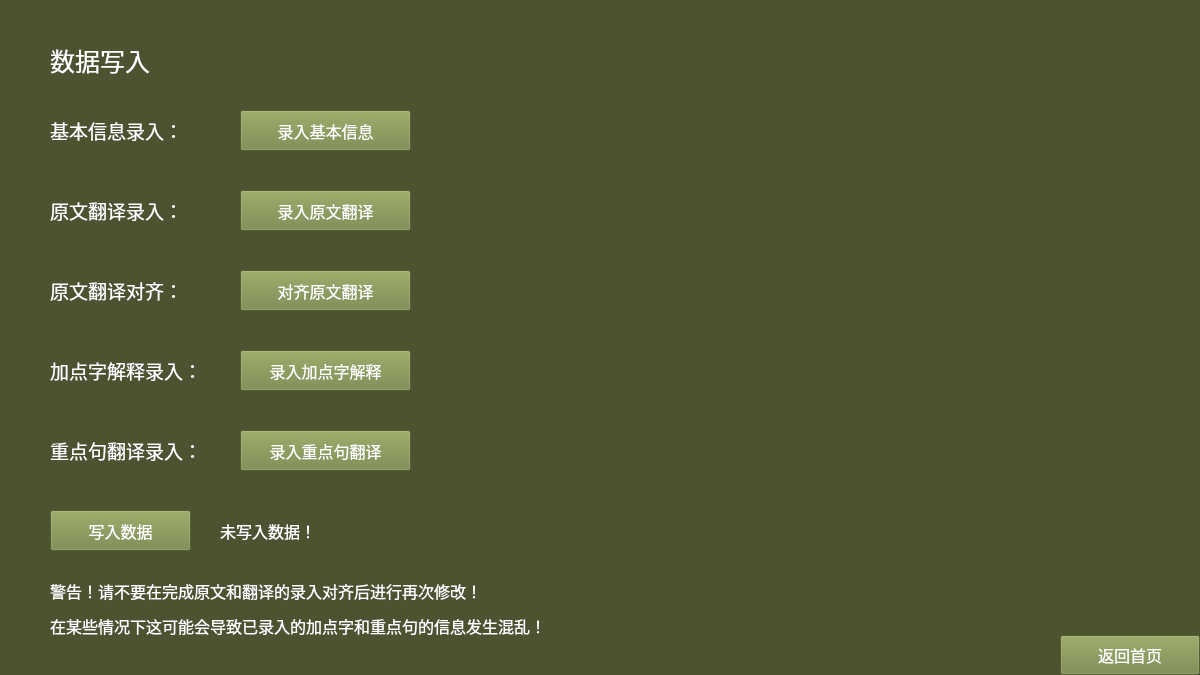
<?xml version="1.0" encoding="UTF-8"?>
<ui version="4.0">
 <class>DataInput</class>
 <widget class="QFrame" name="DataInput">
  <property name="geometry">
   <rect>
    <x>0</x>
    <y>0</y>
    <width>1200</width>
    <height>675</height>
   </rect>
  </property>
  <property name="windowTitle">
   <string>Frame</string>
  </property>
  <property name="styleSheet">
   <string notr="true">background-color: rgb(77, 83, 49);</string>
  </property>
  <widget class="QLabel" name="labelInfo">
   <property name="geometry">
    <rect>
     <x>50</x>
     <y>110</y>
     <width>151</width>
     <height>41</height>
    </rect>
   </property>
   <property name="font">
    <font>
     <family>等线</family>
     <pointsize>14</pointsize>
    </font>
   </property>
   <property name="styleSheet">
    <string notr="true">color: rgb(255, 255, 255);</string>
   </property>
   <property name="text">
    <string>基本信息录入：</string>
   </property>
  </widget>
  <widget class="QLabel" name="labelTitle">
   <property name="geometry">
    <rect>
     <x>50</x>
     <y>30</y>
     <width>471</width>
     <height>61</height>
    </rect>
   </property>
   <property name="font">
    <font>
     <family>等线</family>
     <pointsize>19</pointsize>
    </font>
   </property>
   <property name="styleSheet">
    <string notr="true">color: rgb(255, 255, 255);</string>
   </property>
   <property name="text">
    <string>数据写入</string>
   </property>
  </widget>
  <widget class="QPushButton" name="pushButtonExit">
   <property name="geometry">
    <rect>
     <x>1060</x>
     <y>635</y>
     <width>140</width>
     <height>40</height>
    </rect>
   </property>
   <property name="font">
    <font>
     <family>等线</family>
     <pointsize>12</pointsize>
    </font>
   </property>
   <property name="styleSheet">
    <string notr="true">background-color: rgb(117, 133, 67);
color: rgb(255, 255, 255);</string>
   </property>
   <property name="text">
    <string>返回首页</string>
   </property>
  </widget>
  <widget class="QPushButton" name="pushButtonInfo">
   <property name="geometry">
    <rect>
     <x>240</x>
     <y>110</y>
     <width>171</width>
     <height>41</height>
    </rect>
   </property>
   <property name="font">
    <font>
     <family>等线</family>
     <pointsize>12</pointsize>
    </font>
   </property>
   <property name="styleSheet">
    <string notr="true">background-color: rgb(117, 133, 67);
color: rgb(255, 255, 255);</string>
   </property>
   <property name="text">
    <string>录入基本信息</string>
   </property>
  </widget>
  <widget class="QLabel" name="labelSource">
   <property name="geometry">
    <rect>
     <x>50</x>
     <y>190</y>
     <width>151</width>
     <height>41</height>
    </rect>
   </property>
   <property name="font">
    <font>
     <family>等线</family>
     <pointsize>14</pointsize>
    </font>
   </property>
   <property name="styleSheet">
    <string notr="true">color: rgb(255, 255, 255);</string>
   </property>
   <property name="text">
    <string>原文翻译录入：</string>
   </property>
  </widget>
  <widget class="QPushButton" name="pushButtonSource">
   <property name="geometry">
    <rect>
     <x>240</x>
     <y>190</y>
     <width>171</width>
     <height>41</height>
    </rect>
   </property>
   <property name="font">
    <font>
     <family>等线</family>
     <pointsize>12</pointsize>
    </font>
   </property>
   <property name="styleSheet">
    <string notr="true">background-color: rgb(117, 133, 67);
color: rgb(255, 255, 255);</string>
   </property>
   <property name="text">
    <string>录入原文翻译</string>
   </property>
  </widget>
  <widget class="QLabel" name="labelWord">
   <property name="geometry">
    <rect>
     <x>50</x>
     <y>350</y>
     <width>151</width>
     <height>41</height>
    </rect>
   </property>
   <property name="font">
    <font>
     <family>等线</family>
     <pointsize>14</pointsize>
    </font>
   </property>
   <property name="styleSheet">
    <string notr="true">color: rgb(255, 255, 255);</string>
   </property>
   <property name="text">
    <string>加点字解释录入：</string>
   </property>
  </widget>
  <widget class="QPushButton" name="pushButtonWord">
   <property name="geometry">
    <rect>
     <x>240</x>
     <y>350</y>
     <width>171</width>
     <height>41</height>
    </rect>
   </property>
   <property name="font">
    <font>
     <family>等线</family>
     <pointsize>12</pointsize>
    </font>
   </property>
   <property name="styleSheet">
    <string notr="true">background-color: rgb(117, 133, 67);
color: rgb(255, 255, 255);</string>
   </property>
   <property name="text">
    <string>录入加点字解释</string>
   </property>
  </widget>
  <widget class="QPushButton" name="pushButtonSent">
   <property name="geometry">
    <rect>
     <x>240</x>
     <y>430</y>
     <width>171</width>
     <height>41</height>
    </rect>
   </property>
   <property name="font">
    <font>
     <family>等线</family>
     <pointsize>12</pointsize>
    </font>
   </property>
   <property name="styleSheet">
    <string notr="true">background-color: rgb(117, 133, 67);
color: rgb(255, 255, 255);</string>
   </property>
   <property name="text">
    <string>录入重点句翻译</string>
   </property>
  </widget>
  <widget class="QLabel" name="labelSent">
   <property name="geometry">
    <rect>
     <x>50</x>
     <y>430</y>
     <width>151</width>
     <height>41</height>
    </rect>
   </property>
   <property name="font">
    <font>
     <family>等线</family>
     <pointsize>14</pointsize>
    </font>
   </property>
   <property name="styleSheet">
    <string notr="true">color: rgb(255, 255, 255);</string>
   </property>
   <property name="text">
    <string>重点句翻译录入：</string>
   </property>
  </widget>
  <widget class="QLabel" name="labelWarning1">
   <property name="geometry">
    <rect>
     <x>50</x>
     <y>570</y>
     <width>911</width>
     <height>41</height>
    </rect>
   </property>
   <property name="font">
    <font>
     <family>等线</family>
     <pointsize>12</pointsize>
    </font>
   </property>
   <property name="styleSheet">
    <string notr="true">color: rgb(255, 255, 255);</string>
   </property>
   <property name="text">
    <string>警告！请不要在完成原文和翻译的录入对齐后进行再次修改！</string>
   </property>
  </widget>
  <widget class="QLabel" name="labelWarning2">
   <property name="geometry">
    <rect>
     <x>50</x>
     <y>605</y>
     <width>911</width>
     <height>41</height>
    </rect>
   </property>
   <property name="font">
    <font>
     <family>等线</family>
     <pointsize>12</pointsize>
    </font>
   </property>
   <property name="styleSheet">
    <string notr="true">color: rgb(255, 255, 255);</string>
   </property>
   <property name="text">
    <string>在某些情况下这可能会导致已录入的加点字和重点句的信息发生混乱！</string>
   </property>
  </widget>
  <widget class="QPushButton" name="pushButtonWriteData">
   <property name="geometry">
    <rect>
     <x>50</x>
     <y>510</y>
     <width>141</width>
     <height>41</height>
    </rect>
   </property>
   <property name="font">
    <font>
     <family>等线</family>
     <pointsize>12</pointsize>
    </font>
   </property>
   <property name="styleSheet">
    <string notr="true">background-color: rgb(117, 133, 67);
color: rgb(255, 255, 255);</string>
   </property>
   <property name="text">
    <string>写入数据</string>
   </property>
  </widget>
  <widget class="QLabel" name="labelWriteData">
   <property name="geometry">
    <rect>
     <x>220</x>
     <y>520</y>
     <width>231</width>
     <height>21</height>
    </rect>
   </property>
   <property name="font">
    <font>
     <family>等线</family>
     <pointsize>12</pointsize>
    </font>
   </property>
   <property name="styleSheet">
    <string notr="true">color: rgb(255, 255, 255);</string>
   </property>
   <property name="text">
    <string>未写入数据！</string>
   </property>
  </widget>
  <widget class="QLabel" name="labelAlign">
   <property name="geometry">
    <rect>
     <x>50</x>
     <y>270</y>
     <width>151</width>
     <height>41</height>
    </rect>
   </property>
   <property name="font">
    <font>
     <family>等线</family>
     <pointsize>14</pointsize>
    </font>
   </property>
   <property name="styleSheet">
    <string notr="true">color: rgb(255, 255, 255);</string>
   </property>
   <property name="text">
    <string>原文翻译对齐：</string>
   </property>
  </widget>
  <widget class="QPushButton" name="pushButtonAlign">
   <property name="geometry">
    <rect>
     <x>240</x>
     <y>270</y>
     <width>171</width>
     <height>41</height>
    </rect>
   </property>
   <property name="font">
    <font>
     <family>等线</family>
     <pointsize>12</pointsize>
    </font>
   </property>
   <property name="styleSheet">
    <string notr="true">background-color: rgb(117, 133, 67);
color: rgb(255, 255, 255);</string>
   </property>
   <property name="text">
    <string>对齐原文翻译</string>
   </property>
  </widget>
 </widget>
 <resources/>
 <connections/>
</ui>
